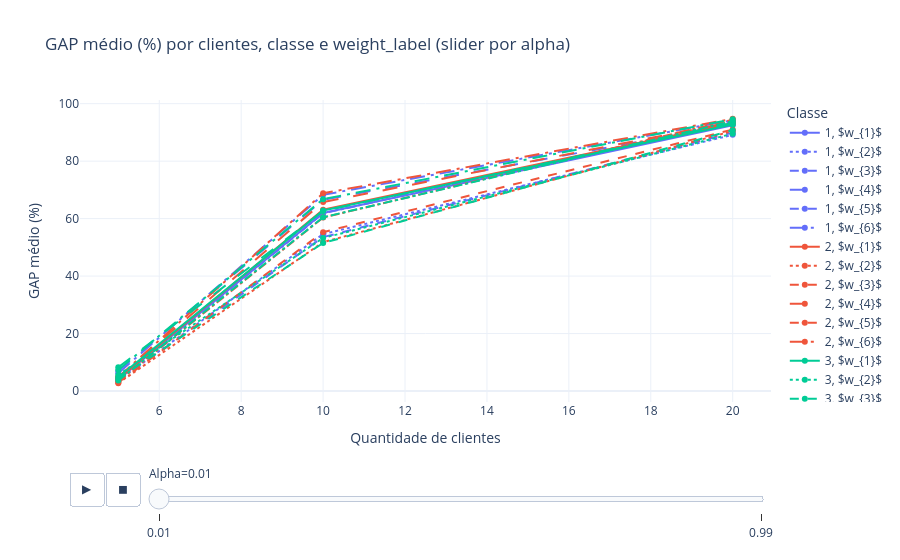
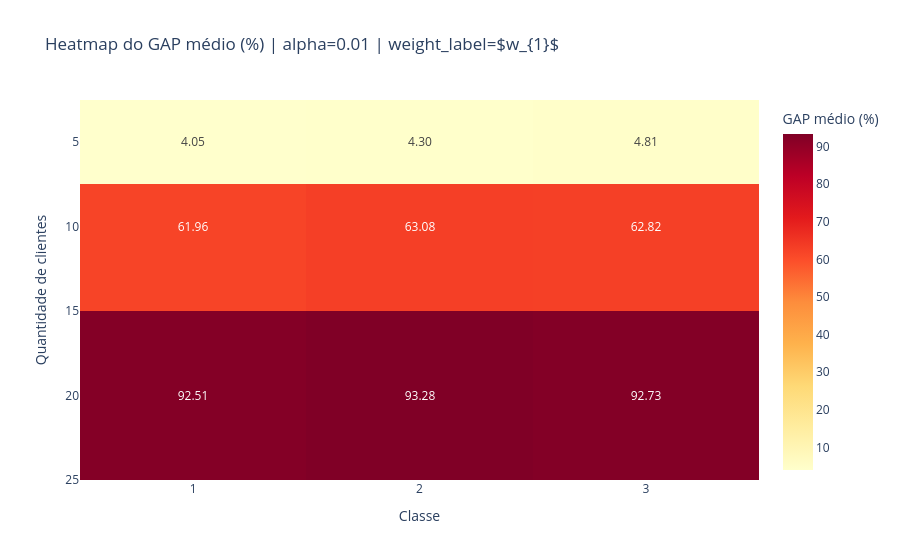

Source (notebook cell) for these figures, in order:
### Code cell
# =========================
# 1) Preparação dos dados
# =========================
# Troque "df" pelo nome do seu DataFrame, se necessário
base = df.copy()

required_cols = ["instancia", "alpha", "clientes", "classe", "weight_label", "gap"]
missing = [c for c in required_cols if c not in base.columns]
if missing:
    raise ValueError(f"Colunas ausentes: {missing}")

dados = base[required_cols].copy()

dados["alpha"] = pd.to_numeric(dados["alpha"], errors="coerce")
dados["clientes"] = pd.to_numeric(dados["clientes"], errors="coerce")
dados["gap"] = pd.to_numeric(dados["gap"], errors="coerce")

dados = dados.dropna(subset=["alpha", "clientes", "classe", "weight_label", "gap"])

dados["clientes"] = dados["clientes"].astype(int)
dados["classe"] = dados["classe"].astype(str)
dados["weight_label"] = dados["weight_label"].astype(str)

# Regra pedida: gap negativo vira 0
dados["gap"] = dados["gap"].clip(lower=0)

# Converte para percentual se estiver em fração
if dados["gap"].abs().max() <= 1.5:
    dados["gap_pct"] = dados["gap"] * 100
else:
    dados["gap_pct"] = dados["gap"]

# =========================
# 2) Resumo da análise
# =========================
resumo = (
    dados.groupby(["alpha", "clientes", "classe", "weight_label"], as_index=False)
    .agg(
        n_execucoes=("gap_pct", "size"),
        n_instancias=("instancia", "nunique"),
        gap_medio_pct=("gap_pct", "mean"),
        gap_mediano_pct=("gap_pct", "median"),
        gap_std_pct=("gap_pct", "std"),
        gap_p90_pct=("gap_pct", lambda s: s.quantile(0.90)),
        gap_min_pct=("gap_pct", "min"),
        gap_max_pct=("gap_pct", "max"),
    )
    .sort_values(["alpha", "clientes", "classe", "weight_label"])
)

display(resumo.round(3))

# Tabela dinâmica útil para inspeção
tabela_media = resumo.pivot_table(
    index=["alpha", "clientes"],
    columns=["classe", "weight_label"],
    values="gap_medio_pct"
).sort_index()

display(tabela_media.round(3))

# =========================
# 3) Plotly - visão geral com alpha no slider
# =========================
resumo["alpha_frame"] = resumo["alpha"].map(lambda x: f"{x:g}")

fig_line = px.line(
    resumo,
    x="clientes",
    y="gap_medio_pct",
    color="classe",
    line_dash="weight_label",
    markers=True,
    animation_frame="alpha_frame",
    hover_data={
        "n_execucoes": True,
        "n_instancias": True,
        "gap_mediano_pct": ":.2f",
        "gap_p90_pct": ":.2f",
        "gap_std_pct": ":.2f",
    },
    labels={
        "clientes": "Quantidade de clientes",
        "gap_medio_pct": "GAP médio (%)",
        "classe": "Classe",
        "weight_label": "Weight label",
        "alpha_frame": "Alpha",
    },
    title="GAP médio (%) por clientes, classe e weight_label (slider por alpha)",
)

fig_line.update_layout(template="plotly_white", legend_title_text="Classe")
fig_line.show()

# =========================
# 4) Função de heatmap (alpha + weight_label específicos)
# =========================
def plot_heatmap(alpha_sel, weight_sel):
    corte = resumo[
        (resumo["alpha"] == alpha_sel) &
        (resumo["weight_label"] == str(weight_sel))
    ]

    if corte.empty:
        print(f"Sem dados para alpha={alpha_sel} e weight_label={weight_sel}")
        return

    pivot = (
        corte.pivot(index="clientes", columns="classe", values="gap_medio_pct")
        .sort_index()
    )

    fig_heat = px.imshow(
        pivot,
        text_auto=".2f",
        aspect="auto",
        color_continuous_scale="YlOrRd",
        labels={
            "x": "Classe",
            "y": "Quantidade de clientes",
            "color": "GAP médio (%)",
        },
        title=f"Heatmap do GAP médio (%) | alpha={alpha_sel} | weight_label={weight_sel}",
    )
    fig_heat.update_layout(template="plotly_white")
    fig_heat.show()

# Exemplo de uso:
plot_heatmap(alpha_sel=resumo["alpha"].iloc[0], weight_sel=resumo["weight_label"].iloc[0])

### Figure 1 — Plotly figure (JSON) as saved in the notebook; plotly's stock layout.template omitted (floating-point values rounded to 4 significant figures)
{"data": [{"customdata": [[303.0, 10.0, 2.892, 10.41, 4.426], [300.0, 10.0, 60.84, 72.18, 8.218], [600.0, 10.0, 92.97, 94.44, 1.999]], "hovertemplate": "Classe=1<br>Weight label=$w_{1}$<br>Alpha=0.01<br>Quantidade de clientes=%{x}<br>GAP médio (%)=%{y}<br>n_execucoes=%{customdata[0]}<br>n_instancias=%{customdata[1]}<br>gap_mediano_pct=%{customdata[2]:.2f}<br>gap_p90_pct=%{customdata[3]:.2f}<br>gap_std_pct=%{customdata[4]:.2f}<extra></extra>", "legendgroup": "1, $w_{1}$", "line": {"color": "#636efa", "dash": "solid"}, "marker": {"symbol": "circle"}, "mode": "lines+markers", "name": "1, $w_{1}$", "orientation": "v", "showlegend": true, "type": "scatter", "x": [5, 10, 20], "xaxis": "x", "y": [4.05, 61.96, 92.51], "yaxis": "y"}, {"customdata": [[303.0, 10.0, 2.102, 9.764, 4.177], [300.0, 10.0, 55.1, 63.62, 11.83], [600.0, 10.0, 89.74, 93.86, 3.653]], "hovertemplate": "Classe=1<br>Weight label=$w_{2}$<br>Alpha=0.01<br>Quantidade de clientes=%{x}<br>GAP médio (%)=%{y}<br>n_execucoes=%{customdata[0]}<br>n_instancias=%{customdata[1]}<br>gap_mediano_pct=%{customdata[2]:.2f}<br>gap_p90_pct=%{customdata[3]:.2f}<br>gap_std_pct=%{customdata[4]:.2f}<extra></extra>", "legendgroup": "1, $w_{2}$", "line": {"color": "#636efa", "dash": "dot"}, "marker": {"symbol": "circle"}, "mode": "lines+markers", "name": "1, $w_{2}$", "orientation": "v", "showlegend": true, "type": "scatter", "x": [5, 10, 20], "xaxis": "x", "y": [3.74, 54.59, 89.17], "yaxis": "y"}, {"customdata": [[303.0, 10.0, 2.655, 8.346, 3.81], [300.0, 10.0, 55.24, 67.01, 11.63], [588.0, 10.0, 90.03, 93.62, 2.788]], "hovertemplate": "Classe=1<br>Weight label=$w_{3}$<br>Alpha=0.01<br>Quantidade de clientes=%{x}<br>GAP médio (%)=%{y}<br>n_execucoes=%{customdata[0]}<br>n_instancias=%{customdata[1]}<br>gap_mediano_pct=%{customdata[2]:.2f}<br>gap_p90_pct=%{customdata[3]:.2f}<br>gap_std_pct=%{customdata[4]:.2f}<extra></extra>", "legendgroup": "1, $w_{3}$", "line": {"color": "#636efa", "dash": "dash"}, "marker": {"symbol": "circle"}, "mode": "lines+markers", "name": "1, $w_{3}$", "orientation": "v", "showlegend": true, "type": "scatter", "x": [5, 10, 20], "xaxis": "x", "y": [3.607, 53.56, 89.94], "yaxis": "y"}, {"customdata": [[303.0, 10.0, 7.233, 14.3, 6.89], [300.0, 10.0, 67.66, 80.26, 11.24], [588.0, 10.0, 93.1, 95.41, 2.231]], "hovertemplate": "Classe=1<br>Weight label=$w_{4}$<br>Alpha=0.01<br>Quantidade de clientes=%{x}<br>GAP médio (%)=%{y}<br>n_execucoes=%{customdata[0]}<br>n_instancias=%{customdata[1]}<br>gap_mediano_pct=%{customdata[2]:.2f}<br>gap_p90_pct=%{customdata[3]:.2f}<br>gap_std_pct=%{customdata[4]:.2f}<extra></extra>", "legendgroup": "1, $w_{4}$", "line": {"color": "#636efa", "dash": "longdash"}, "marker": {"symbol": "circle"}, "mode": "lines+markers", "name": "1, $w_{4}$", "orientation": "v", "showlegend": true, "type": "scatter", "x": [5, 10, 20], "xaxis": "x", "y": [6.987, 66.55, 92.75], "yaxis": "y"}, {"customdata": [[303.0, 10.0, 1.547, 10.9, 4.938], [300.0, 10.0, 64.48, 71.13, 12.64], [588.0, 10.0, 93.93, 96.25, 2.34]], "hovertemplate": "Classe=1<br>Weight label=$w_{5}$<br>Alpha=0.01<br>Quantidade de clientes=%{x}<br>GAP médio (%)=%{y}<br>n_execucoes=%{customdata[0]}<br>n_instancias=%{customdata[1]}<br>gap_mediano_pct=%{customdata[2]:.2f}<br>gap_p90_pct=%{customdata[3]:.2f}<br>gap_std_pct=%{customdata[4]:.2f}<extra></extra>", "legendgroup": "1, $w_{5}$", "line": {"color": "#636efa", "dash": "dashdot"}, "marker": {"symbol": "circle"}, "mode": "lines+markers", "name": "1, $w_{5}$", "orientation": "v", "showlegend": true, "type": "scatter", "x": [5, 10, 20], "xaxis": "x", "y": [3.845, 61.8, 93.72], "yaxis": "y"}, {"customdata": [[303.0, 10.0, 4.339, 13.55, 7.273], [300.0, 10.0, 69.59, 81.45, 12.55], [588.0, 10.0, 94.37, 95.84, 1.32]], "hovertemplate": "Classe=1<br>Weight label=$w_{6}$<br>Alpha=0.01<br>Quantidade de clientes=%{x}<br>GAP médio (%)=%{y}<br>n_execucoes=%{customdata[0]}<br>n_instancias=%{customdata[1]}<br>gap_mediano_pct=%{customdata[2]:.2f}<br>gap_p90_pct=%{customdata[3]:.2f}<br>gap_std_pct=%{customdata[4]:.2f}<extra></extra>", "legendgroup": "1, $w_{6}$", "line": {"color": "#636efa", "dash": "longdashdot"}, "marker": {"symbol": "circle"}, "mode": "lines+markers", "name": "1, $w_{6}$", "orientation": "v", "showlegend": true, "type": "scatter", "x": [5, 10, 20], "xaxis": "x", "y": [6.214, 68.26, 94.23], "yaxis": "y"}, {"customdata": [[300.0, 10.0, 2.866, 7.746, 6.323], [300.0, 10.0, 63.22, 77.96, 11.03], [588.0, 10.0, 93.26, 95.61, 1.946]], "hovertemplate": "Classe=2<br>Weight label=$w_{1}$<br>Alpha=0.01<br>Quantidade de clientes=%{x}<br>GAP médio (%)=%{y}<br>n_execucoes=%{customdata[0]}<br>n_instancias=%{customdata[1]}<br>gap_mediano_pct=%{customdata[2]:.2f}<br>gap_p90_pct=%{customdata[3]:.2f}<br>gap_std_pct=%{customdata[4]:.2f}<extra></extra>", "legendgroup": "2, $w_{1}$", "line": {"color": "#EF553B", "dash": "solid"}, "marker": {"symbol": "circle"}, "mode": "lines+markers", "name": "2, $w_{1}$", "orientation": "v", "showlegend": true, "type": "scatter", "x": [5, 10, 20], "xaxis": "x", "y": [4.296, 63.08, 93.28], "yaxis": "y"}, {"customdata": [[300.0, 10.0, 1.045, 6.402, 3.511], [300.0, 10.0, 54.19, 64.13, 12.64], [600.0, 10.0, 90.4, 94.54, 3.373]], "hovertemplate": "Classe=2<br>Weight label=$w_{2}$<br>Alpha=0.01<br>Quantidade de clientes=%{x}<br>GAP médio (%)=%{y}<br>n_execucoes=%{customdata[0]}<br>n_instancias=%{customdata[1]}<br>gap_mediano_pct=%{customdata[2]:.2f}<br>gap_p90_pct=%{customdata[3]:.2f}<br>gap_std_pct=%{customdata[4]:.2f}<extra></extra>", "legendgroup": "2, $w_{2}$", "line": {"color": "#EF553B", "dash": "dot"}, "marker": {"symbol": "circle"}, "mode": "lines+markers", "name": "2, $w_{2}$", "orientation": "v", "showlegend": true, "type": "scatter", "x": [5, 10, 20], "xaxis": "x", "y": [2.732, 51.78, 90.48], "yaxis": "y"}, {"customdata": [[300.0, 10.0, 1.681, 7.582, 3.386], [300.0, 10.0, 57.51, 69.38, 13.47], [600.0, 10.0, 90.96, 93.71, 2.371]], "hovertemplate": "Classe=2<br>Weight label=$w_{3}$<br>Alpha=0.01<br>Quantidade de clientes=%{x}<br>GAP médio (%)=%{y}<br>n_execucoes=%{customdata[0]}<br>n_instancias=%{customdata[1]}<br>gap_mediano_pct=%{customdata[2]:.2f}<br>gap_p90_pct=%{customdata[3]:.2f}<br>gap_std_pct=%{customdata[4]:.2f}<extra></extra>", "legendgroup": "2, $w_{3}$", "line": {"color": "#EF553B", "dash": "dash"}, "marker": {"symbol": "circle"}, "mode": "lines+markers", "name": "2, $w_{3}$", "orientation": "v", "showlegend": true, "type": "scatter", "x": [5, 10, 20], "xaxis": "x", "y": [2.937, 55.27, 91.0], "yaxis": "y"}, {"customdata": [[300.0, 10.0, 3.454, 12.78, 5.194], [300.0, 10.0, 66.34, 77.38, 8.806], [588.0, 10.0, 93.47, 96.21, 1.988]], "hovertemplate": "Classe=2<br>Weight label=$w_{4}$<br>Alpha=0.01<br>Quantidade de clientes=%{x}<br>GAP médio (%)=%{y}<br>n_execucoes=%{customdata[0]}<br>n_instancias=%{customdata[1]}<br>gap_mediano_pct=%{customdata[2]:.2f}<br>gap_p90_pct=%{customdata[3]:.2f}<br>gap_std_pct=%{customdata[4]:.2f}<extra></extra>", "legendgroup": "2, $w_{4}$", "line": {"color": "#EF553B", "dash": "longdash"}, "marker": {"symbol": "circle"}, "mode": "lines+markers", "name": "2, $w_{4}$", "orientation": "v", "showlegend": true, "type": "scatter", "x": [5, 10, 20], "xaxis": "x", "y": [4.873, 65.75, 93.64], "yaxis": "y"}, {"customdata": [[300.0, 10.0, 1.071, 7.16, 6.385], [300.0, 10.0, 65.58, 76.7, 17.13], [588.0, 10.0, 94.72, 97.23, 2.327]], "hovertemplate": "Classe=2<br>Weight label=$w_{5}$<br>Alpha=0.01<br>Quantidade de clientes=%{x}<br>GAP médio (%)=%{y}<br>n_execucoes=%{customdata[0]}<br>n_instancias=%{customdata[1]}<br>gap_mediano_pct=%{customdata[2]:.2f}<br>gap_p90_pct=%{customdata[3]:.2f}<br>gap_std_pct=%{customdata[4]:.2f}<extra></extra>", "legendgroup": "2, $w_{5}$", "line": {"color": "#EF553B", "dash": "dashdot"}, "marker": {"symbol": "circle"}, "mode": "lines+markers", "name": "2, $w_{5}$", "orientation": "v", "showlegend": true, "type": "scatter", "x": [5, 10, 20], "xaxis": "x", "y": [3.299, 60.36, 94.44], "yaxis": "y"}, {"customdata": [[300.0, 10.0, 4.335, 11.43, 4.583], [300.0, 10.0, 70.29, 81.28, 9.989], [588.0, 10.0, 94.56, 96.5, 1.356]], "hovertemplate": "Classe=2<br>Weight label=$w_{6}$<br>Alpha=0.01<br>Quantidade de clientes=%{x}<br>GAP médio (%)=%{y}<br>n_execucoes=%{customdata[0]}<br>n_instancias=%{customdata[1]}<br>gap_mediano_pct=%{customdata[2]:.2f}<br>gap_p90_pct=%{customdata[3]:.2f}<br>gap_std_pct=%{customdata[4]:.2f}<extra></extra>", "legendgroup": "2, $w_{6}$", "line": {"color": "#EF553B", "dash": "longdashdot"}, "marker": {"symbol": "circle"}, "mode": "lines+markers", "name": "2, $w_{6}$", "orientation": "v", "showlegend": true, "type": "scatter", "x": [5, 10, 20], "xaxis": "x", "y": [4.821, 68.83, 94.72], "yaxis": "y"}, {"customdata": [[300.0, 10.0, 3.144, 10.98, 4.591], [300.0, 10.0, 64.33, 72.21, 9.159], [576.0, 10.0, 92.66, 95.5, 2.035]], "hovertemplate": "Classe=3<br>Weight label=$w_{1}$<br>Alpha=0.01<br>Quantidade de clientes=%{x}<br>GAP médio (%)=%{y}<br>n_execucoes=%{customdata[0]}<br>n_instancias=%{customdata[1]}<br>gap_mediano_pct=%{customdata[2]:.2f}<br>gap_p90_pct=%{customdata[3]:.2f}<br>gap_std_pct=%{customdata[4]:.2f}<extra></extra>", "legendgroup": "3, $w_{1}$", "line": {"color": "#00cc96", "dash": "solid"}, "marker": {"symbol": "circle"}, "mode": "lines+markers", "name": "3, $w_{1}$", "orientation": "v", "showlegend": true, "type": "scatter", "x": [5, 10, 20], "xaxis": "x", "y": [4.813, 62.82, 92.73], "yaxis": "y"}, {"customdata": [[300.0, 10.0, 3.81, 11.83, 6.177], [300.0, 10.0, 55.71, 66.49, 12.83], [600.0, 10.0, 89.58, 94.55, 3.922]], "hovertemplate": "Classe=3<br>Weight label=$w_{2}$<br>Alpha=0.01<br>Quantidade de clientes=%{x}<br>GAP médio (%)=%{y}<br>n_execucoes=%{customdata[0]}<br>n_instancias=%{customdata[1]}<br>gap_mediano_pct=%{customdata[2]:.2f}<br>gap_p90_pct=%{customdata[3]:.2f}<br>gap_std_pct=%{customdata[4]:.2f}<extra></extra>", "legendgroup": "3, $w_{2}$", "line": {"color": "#00cc96", "dash": "dot"}, "marker": {"symbol": "circle"}, "mode": "lines+markers", "name": "3, $w_{2}$", "orientation": "v", "showlegend": true, "type": "scatter", "x": [5, 10, 20], "xaxis": "x", "y": [5.612, 53.24, 89.56], "yaxis": "y"}, {"customdata": [[300.0, 10.0, 3.924, 7.801, 5.449], [300.0, 10.0, 52.41, 66.29, 13.94], [600.0, 10.0, 91.32, 93.81, 2.602]], "hovertemplate": "Classe=3<br>Weight label=$w_{3}$<br>Alpha=0.01<br>Quantidade de clientes=%{x}<br>GAP médio (%)=%{y}<br>n_execucoes=%{customdata[0]}<br>n_instancias=%{customdata[1]}<br>gap_mediano_pct=%{customdata[2]:.2f}<br>gap_p90_pct=%{customdata[3]:.2f}<br>gap_std_pct=%{customdata[4]:.2f}<extra></extra>", "legendgroup": "3, $w_{3}$", "line": {"color": "#00cc96", "dash": "dash"}, "marker": {"symbol": "circle"}, "mode": "lines+markers", "name": "3, $w_{3}$", "orientation": "v", "showlegend": true, "type": "scatter", "x": [5, 10, 20], "xaxis": "x", "y": [4.302, 51.51, 90.78], "yaxis": "y"}, {"customdata": [[300.0, 10.0, 8.172, 14.51, 7.515], [300.0, 10.0, 65.57, 73.45, 11.61], [588.0, 10.0, 93.59, 95.73, 2.375]], "hovertemplate": "Classe=3<br>Weight label=$w_{4}$<br>Alpha=0.01<br>Quantidade de clientes=%{x}<br>GAP médio (%)=%{y}<br>n_execucoes=%{customdata[0]}<br>n_instancias=%{customdata[1]}<br>gap_mediano_pct=%{customdata[2]:.2f}<br>gap_p90_pct=%{customdata[3]:.2f}<br>gap_std_pct=%{customdata[4]:.2f}<extra></extra>", "legendgroup": "3, $w_{4}$", "line": {"color": "#00cc96", "dash": "longdash"}, "marker": {"symbol": "circle"}, "mode": "lines+markers", "name": "3, $w_{4}$", "orientation": "v", "showlegend": true, "type": "scatter", "x": [5, 10, 20], "xaxis": "x", "y": [8.248, 62.64, 93.27], "yaxis": "y"}, {"customdata": [[300.0, 10.0, 3.085, 8.892, 4.122], [300.0, 10.0, 64.35, 72.17, 14.02], [600.0, 10.0, 94.1, 96.69, 2.588]], "hovertemplate": "Classe=3<br>Weight label=$w_{5}$<br>Alpha=0.01<br>Quantidade de clientes=%{x}<br>GAP médio (%)=%{y}<br>n_execucoes=%{customdata[0]}<br>n_instancias=%{customdata[1]}<br>gap_mediano_pct=%{customdata[2]:.2f}<br>gap_p90_pct=%{customdata[3]:.2f}<br>gap_std_pct=%{customdata[4]:.2f}<extra></extra>", "legendgroup": "3, $w_{5}$", "line": {"color": "#00cc96", "dash": "dashdot"}, "marker": {"symbol": "circle"}, "mode": "lines+markers", "name": "3, $w_{5}$", "orientation": "v", "showlegend": true, "type": "scatter", "x": [5, 10, 20], "xaxis": "x", "y": [3.615, 60.46, 93.9], "yaxis": "y"}, {"customdata": [[300.0, 10.0, 6.024, 14.99, 6.874], [300.0, 10.0, 69.28, 76.75, 10.31], [600.0, 10.0, 94.71, 96.12, 1.424]], "hovertemplate": "Classe=3<br>Weight label=$w_{6}$<br>Alpha=0.01<br>Quantidade de clientes=%{x}<br>GAP médio (%)=%{y}<br>n_execucoes=%{customdata[0]}<br>n_instancias=%{customdata[1]}<br>gap_mediano_pct=%{customdata[2]:.2f}<br>gap_p90_pct=%{customdata[3]:.2f}<br>gap_std_pct=%{customdata[4]:.2f}<extra></extra>", "legendgroup": "3, $w_{6}$", "line": {"color": "#00cc96", "dash": "longdashdot"}, "marker": {"symbol": "circle"}, "mode": "lines+markers", "name": "3, $w_{6}$", "orientation": "v", "showlegend": true, "type": "scatter", "x": [5, 10, 20], "xaxis": "x", "y": [7.329, 66.77, 94.58], "yaxis": "y"}], "layout": {"legend": {"title": {"text": "Classe"}, "tracegroupgap": 0}, "sliders": [{"active": 0, "currentvalue": {"prefix": "Alpha="}, "len": 0.9, "pad": {"b": 10, "t": 60}, "steps": [{"args": [["0.01"], {"frame": {"duration": 0, "redraw": false}, "fromcurrent": true, "mode": "immediate", "transition": {"duration": 0, "easing": "linear"}}], "label": "0.01", "method": "animate"}, {"args": [["0.99"], {"frame": {"duration": 0, "redraw": false}, "fromcurrent": true, "mode": "immediate", "transition": {"duration": 0, "easing": "linear"}}], "label": "0.99", "method": "animate"}], "x": 0.1, "xanchor": "left", "y": 0, "yanchor": "top"}], "title": {"text": "GAP médio (%) por clientes, classe e weight_label (slider por alpha)"}, "updatemenus": [{"buttons": [{"args": [null, {"frame": {"duration": 500, "redraw": false}, "fromcurrent": true, "mode": "immediate", "transition": {"duration": 500, "easing": "linear"}}], "label": "&#9654;", "method": "animate"}, {"args": [[null], {"frame": {"duration": 0, "redraw": false}, "fromcurrent": true, "mode": "immediate", "transition": {"duration": 0, "easing": "linear"}}], "label": "&#9724;", "method": "animate"}], "direction": "left", "pad": {"r": 10, "t": 70}, "showactive": false, "type": "buttons", "x": 0.1, "xanchor": "right", "y": 0, "yanchor": "top"}], "xaxis": {"anchor": "y", "domain": [0, 1], "title": {"text": "Quantidade de clientes"}}, "yaxis": {"anchor": "x", "domain": [0, 1], "title": {"text": "GAP médio (%)"}}}}

### Figure 2 — Plotly figure (JSON) as saved in the notebook; plotly's stock layout.template omitted (floating-point values rounded to 4 significant figures)
{"data": [{"coloraxis": "coloraxis", "hovertemplate": "Classe: %{x}<br>Quantidade de clientes: %{y}<br>GAP médio (%): %{z}<extra></extra>", "name": "0", "texttemplate": "%{z:.2f}", "type": "heatmap", "x": ["1", "2", "3"], "xaxis": "x", "y": [5, 10, 20], "yaxis": "y", "z": [[4.05, 4.296, 4.813], [61.96, 63.08, 62.82], [92.51, 93.28, 92.73]]}], "layout": {"coloraxis": {"colorbar": {"title": {"text": "GAP médio (%)"}}, "colorscale": [[0, "rgb(255,255,204)"], [0.125, "rgb(255,237,160)"], [0.25, "rgb(254,217,118)"], [0.375, "rgb(254,178,76)"], [0.5, "rgb(253,141,60)"], [0.625, "rgb(252,78,42)"], [0.75, "rgb(227,26,28)"], [0.875, "rgb(189,0,38)"], [1, "rgb(128,0,38)"]]}, "title": {"text": "Heatmap do GAP médio (%) | alpha=0.01 | weight_label=$w_{1}$"}, "xaxis": {"anchor": "y", "domain": [0, 1], "title": {"text": "Classe"}}, "yaxis": {"anchor": "x", "autorange": "reversed", "domain": [0, 1], "title": {"text": "Quantidade de clientes"}}}}
